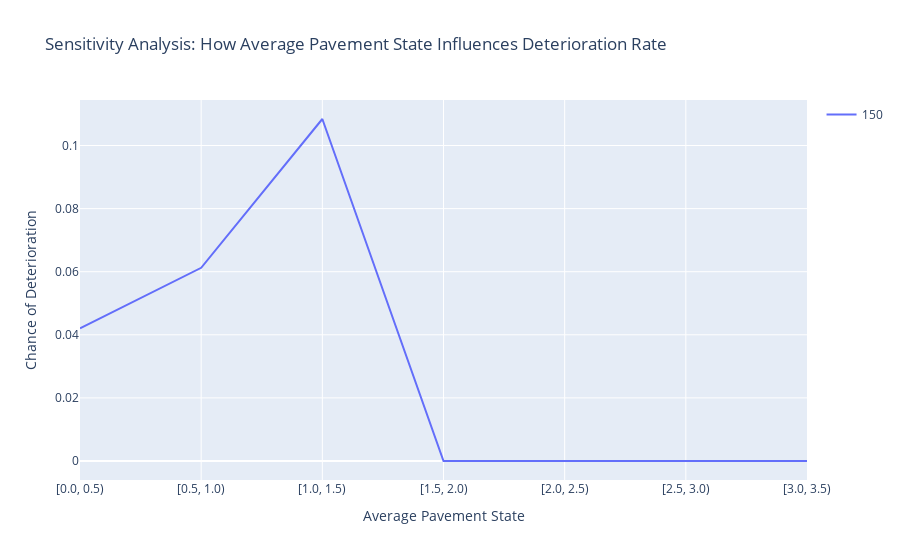

The cell this chart's notebook holds for it:
### Code cell
plot_line_chart(df, 150, 150, .5, 3)

### Figure 1 — Plotly figure (JSON) as saved in the notebook; plotly's stock layout.template omitted (floating-point values rounded to 4 significant figures)
{"data": [{"mode": "lines", "name": "150", "type": "scatter", "x": ["[0.0, 0.5)", "[0.5, 1.0)", "[1.0, 1.5)", "[1.5, 2.0)", "[2.0, 2.5)", "[2.5, 3.0)", "[3.0, 3.5)"], "y": [0.04207, 0.06124, 0.1084, 0, 0, 0, 0]}], "layout": {"showlegend": true, "title": {"text": "Sensitivity Analysis: How Average Pavement State Influences Deterioration Rate"}, "xaxis": {"title": {"text": "Average Pavement State"}}, "yaxis": {"title": {"text": "Chance of Deterioration"}}}}
